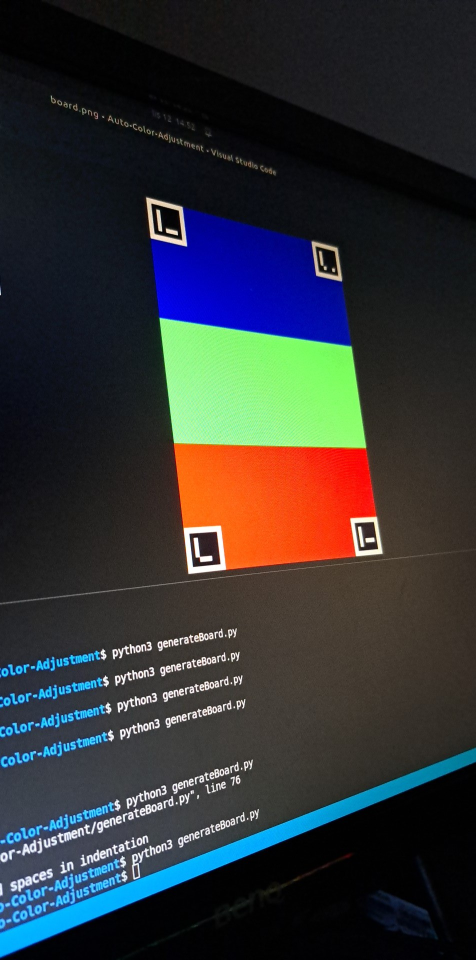
#> input picture test.jpg, 952 x 1920 px (shown at 1/2 size)
$ python detectColors.py --image test.jpg
#> lines starting #> are read from the running program, lines starting #| are printed output that depends on the picture
import cv2
import argparse
import numpy as np

W,H = 560, 800
offsetX = -0.05 * W
offsetY = -0.01 * H
safety_padding = 20

ap = argparse.ArgumentParser()
ap.add_argument("-t", "--type", type=str,
	default="DICT_ARUCO_ORIGINAL",
	help="type of ArUCo tag to generate")

ap.add_argument(
  "--image",
  type=str,
  required=True
)

ap.add_argument(
  "--input_file",
  type=str,
  required=False,
  default='./inputColors.txt'
)

args = vars(ap.parse_args())

image = cv2.imread(args['image'])
#> image is the input picture: shape (1920, 952, 3); mean B, G, R 51.8, 50.4, 48.9

ARUCO_DICT = {
	"DICT_4X4_50": cv2.aruco.DICT_4X4_50,
	"DICT_4X4_100": cv2.aruco.DICT_4X4_100,
	"DICT_4X4_250": cv2.aruco.DICT_4X4_250,
	"DICT_4X4_1000": cv2.aruco.DICT_4X4_1000,
	"DICT_5X5_50": cv2.aruco.DICT_5X5_50,
	"DICT_5X5_100": cv2.aruco.DICT_5X5_100,
	"DICT_5X5_250": cv2.aruco.DICT_5X5_250,
	"DICT_5X5_1000": cv2.aruco.DICT_5X5_1000,
	"DICT_6X6_50": cv2.aruco.DICT_6X6_50,
	"DICT_6X6_100": cv2.aruco.DICT_6X6_100,
	"DICT_6X6_250": cv2.aruco.DICT_6X6_250,
	"DICT_6X6_1000": cv2.aruco.DICT_6X6_1000,
	"DICT_7X7_50": cv2.aruco.DICT_7X7_50,
	"DICT_7X7_100": cv2.aruco.DICT_7X7_100,
	"DICT_7X7_250": cv2.aruco.DICT_7X7_250,
	"DICT_7X7_1000": cv2.aruco.DICT_7X7_1000,
	"DICT_ARUCO_ORIGINAL": cv2.aruco.DICT_ARUCO_ORIGINAL
}

if ARUCO_DICT.get(args["type"], None) is None:
	print("[INFO] ArUCo tag of '{}' is not supported".format(
		args["type"]))
	sys.exit(0)

arucoDict = cv2.aruco.Dictionary_get(ARUCO_DICT[args["type"]])
arucoParams = cv2.aruco.DetectorParameters_create()
(corners, ids, rejected) = cv2.aruco.detectMarkers(image, arucoDict,
	parameters=arucoParams)
#> corners = ([[303, 407], [357, 421], [364, 480], [309, 467]], [[631, 493], [669, 503], [675, 552], [637, 542]], [[379, 1067], [432, 1063], [440, 1128], [386, 1133]], [[709, 1046], [747, 1044], [755, 1097], [718, 1101]]); ids = [1, 2, 3, 4]; rejected = 8 items

if len(corners) != 4:
    print("Cannot detect right amount of markers!")
    exit()

ids = ids.flatten()

ids, corners = zip(*sorted(zip(ids, corners)))
#> ids = (1, 2, 3, 4)
detected_points = np.zeros((4,2), dtype=np.float32)

cv_custom_point_order = [1,0,2,3]

for i, (markerCorner, markerID) in enumerate(zip(corners, ids)):
    corners = markerCorner.reshape((4, 2))

    detected_points[i][0] = int(corners[cv_custom_point_order[i]][0])
    detected_points[i][1] = int(corners[cv_custom_point_order[i]][1])
#> this loop made 4 passes
#> corners on passes 1 to 4: [[303, 407], [357, 421], [364, 480], [309, 467]], [[631, 493], [669, 503], [675, 552], [637, 542]], [[379, 1067], [432, 1063], [440, 1128], [386, 1133]], [[709, 1046], [747, 1044], [755, 1097], [718, 1101]]
#> after the loop, detected_points = [[357, 421], [631, 493], [440, 1128], [718, 1101]]

target_points = np.float32([[offsetX, offsetY], [W-offsetX,offsetY], [offsetX,H-offsetY], [W-offsetX, H-offsetY]])

matrix = cv2.getPerspectiveTransform(detected_points, target_points)
#> matrix = [[1.79, -0.212, -573.9], [-0.293, 1.13, -377.6], [-0.000484, 0.000143, 1]]

img = cv2.warpPerspective(image, matrix, (W,H), cv2.INTER_LINEAR, borderMode=cv2.BORDER_CONSTANT, borderValue=(0,0,0))
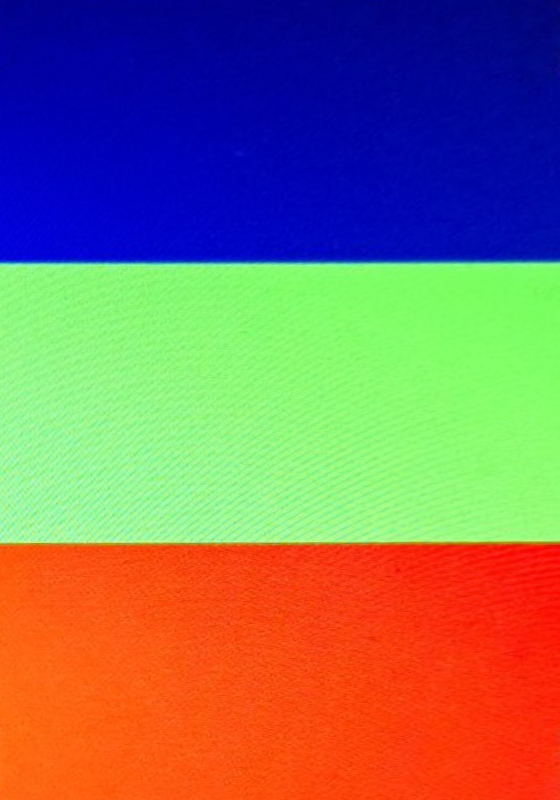
#> img: shape (800, 560, 3); mean B, G, R 103.9, 111.4, 130.4

cv2.imwrite("output.jpg", img)

detected_avg_colors = []

n_colors = 0
with open(args['input_file'], 'r') as f:
#> (reads inputColors.txt from the repository)
	for line in f.readlines():
		if '[' in line:
			n_colors += 1

jump = int(H/n_colors)
for i in range(n_colors):
    cropped_color = img[i*jump+safety_padding:(i+1)*jump-safety_padding]
    mean_color = cv2.mean(cropped_color)
    detected_avg_colors.append((mean_color[2], mean_color[1], mean_color[0]))
#> this loop made 3 passes
#> mean_color on passes 1 to 3: (169.1, 3.08, 1.25, 0), (123.3, 250.2, 141.1, 0), (15.42, 69.74, 250.6, 0)
#> pass 1, `cropped_color = img[i*jump+safety_padding:(i+1)*jump-safety_padding]`:
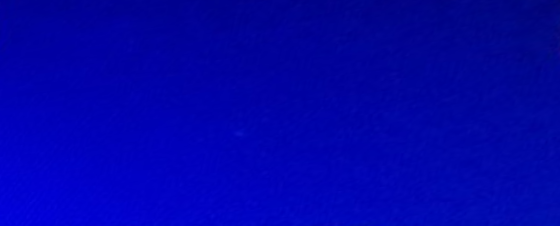
#> cropped_color: shape (226, 560, 3); mean B, G, R 169.1, 3.1, 1.2
#> pass 2, `cropped_color = img[i*jump+safety_padding:(i+1)*jump-safety_padding]`:
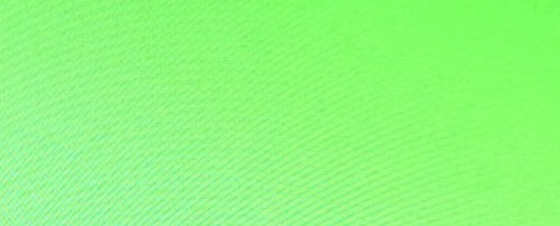
#> cropped_color: shape (226, 560, 3); mean B, G, R 123.3, 250.2, 141.1
#> pass 3, `cropped_color = img[i*jump+safety_padding:(i+1)*jump-safety_padding]`:
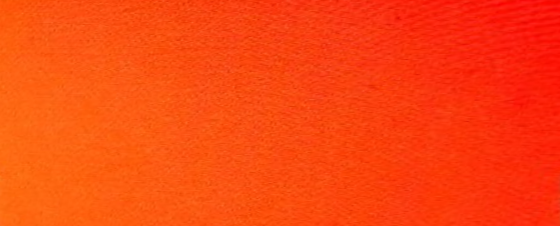
#> cropped_color: shape (226, 560, 3); mean B, G, R 15.4, 69.7, 250.6
#> after the loop, detected_avg_colors = [(1.25, 3.08, 169.1), (141.1, 250.2, 123.3), (250.6, 69.74, 15.42)]

with open(args['input_file'], 'r') as f:
	lines = f.readlines()
	for i, color in enumerate(detected_avg_colors):
		if len(lines[i].split(' ')) != 2:
			print("Wrong input file")
			exit()
#> (the program exits here)
